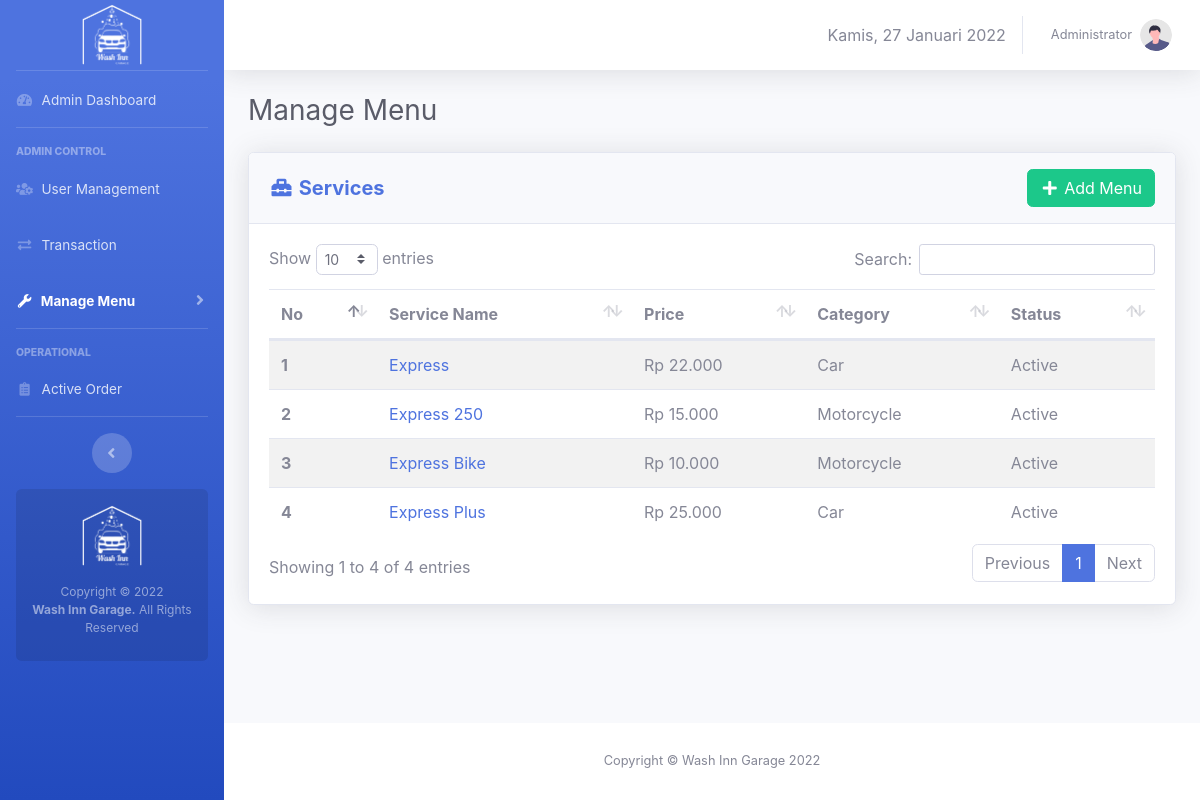
The app's page /admin/service-menu.php (signed in) with its own data.
### tables this page shows
CREATE TABLE `users` (
  `id` int(11) NOT NULL,
  `fullname` varchar(50) NOT NULL,
  `email` varchar(50) NOT NULL,
  `phone` varchar(15) NOT NULL DEFAULT 'n/a',
  `username` varchar(50) NOT NULL,
  `role` enum('admin','operator') NOT NULL,
  `password` varchar(255) NOT NULL
);

CREATE TABLE `menus` (
  `id` int(10) NOT NULL,
  `type` enum('service','merchandise','food','beverage') NOT NULL,
  `category` enum('Car','Motorcycle') DEFAULT NULL,
  `name` varchar(50) NOT NULL,
  `price` varchar(10) NOT NULL,
  `image` varchar(100) DEFAULT NULL,
  `description` varchar(1000) DEFAULT NULL,
  `stock` int(10) DEFAULT NULL,
  `status` enum('active','inactive','out of stock') NOT NULL
);

### core/init.php (called while the page is built, shortened)
<?php
if (!empty($_SERVER['HTTPS']) && ('on' == $_SERVER['HTTPS'])) {
  $home = 'https://';
} else {
  $home = 'http://';
}
$home   .= $_SERVER['HTTP_HOST'] .'/washinngarage';
$assets  = $home.'/assets';
?>

### admin/admin-only.php (called while the page is built)
<?php
	require_once '../core/init.php';
	if (isset($_SESSION['wig_user'])) {
		$username = $_SESSION['wig_user'];
		if (checkRole($username) != 'admin') {
			header("Location: ".$home."/operator/");
		}
	}else{
		header("Location: ".$home."/login.php");
	}
	$current_user = $_SESSION['wig_user']
?>

### core/user.php (called while the page is built, shortened)
<?php
function checkRole($username)
{
	global $link;
	$username = mysqli_real_escape_string($link, $username);
	$query = "SELECT role FROM users WHERE username = '$username'";
	$result = mysqli_query($link, $query);
	$data 	= mysqli_fetch_assoc($result);
	return $data['role'];
}
function getUserByUsername($username){
	global $link;
	$username = mysqli_real_escape_string($link, $username);
	$query = "SELECT * FROM users WHERE username = '$username'";
	$result = mysqli_query($link, $query);
	$data = mysqli_fetch_assoc($result);
	return $data;
}
 ?>

### admin/service-menu.php (the view, shortened to what this page needs)
<?php
	require_once 'admin-only.php';
    $i = 1;
    $query_getServices = "SELECT * FROM menus WHERE type = 'service'";
    $execute_getServices = mysqli_query($link, $query_getServices);
 ?>
 <!DOCTYPE html>
<html>
<head>
	<link rel="stylesheet" type="text/css" href="<?=$assets?>/css/sb-admin-2.min.css">
	<link href="<?=$assets?>/vendor/fontawesome-free/css/all.min.css" rel="stylesheet" type="text/css">
    <link href="<?=$assets?>/vendor/datatables/dataTables.bootstrap4.min.css" rel="stylesheet">
</head>
<body class="page-top">
    <div id="wrapper">
        <?php require_once 'view-template/sidebar.php'; ?>
        <div id="content-wrapper" class="d-flex flex-column">
            <div id="content">
                <?php require_once 'view-template/topbar.php'; ?>
                <div class="container-fluid">
                    <div class="d-sm-flex align-items-center justify-content-between mb-4">
                        <h1 class="h3 mb-0 text-gray-800">Manage Menu </h1>
                    </div>
                    <div class="row">
                        <div class="col-xl-12 col-lg-12" id="panelUtama">
                            <div class="card shadow mb-4">
                                <div
                                    class="card-header py-3 d-flex flex-row align-items-center justify-content-between">
                                    <h5 class="m-0 font-weight-bold text-primary"><i class="fas fa-toolbox fa-fw"></i> Services</h5>
                                    <a data-toggle="modal" data-target="#addMenuModal" class="btn btn-success"><i class="fas fa-plus fa-fw"></i> Add Menu</a>
                                </div>
                                <div class="card-body">
                                    <table class="table table-striped" id="services">
                                      <thead>
                                        <tr>
                                          <th scope="col">No</th>
                                          <th scope="col">Service Name</th>
                                          <th scope="col">Price</th>
                                          <th scope="col">Category</th>
                                          <th scope="col">Status</th>
                                        </tr>
                                      </thead>
                                      <tbody>
                                        <?php while ($service = mysqli_fetch_assoc($execute_getServices)) {
                                            $status = ($service['status'] == 'active')?'Active':'Inactive';
                                            $type = ($service['type'] == 'service')?'Service':'other';
                                            $price = 'Rp '.number_format($service['price'],0,',','.')
                                        ?>
                                        <tr onclick="openDetail('<?= $service['image'].'\',\''.$service['name'].'\',\''.$type.'\',\''.$service['category'].'\',\''.$price.'\',\''.$status.'\',\''.$service['description'].'\',\''.$service['id'].'\',\''.$service['price'] ?>')">
                                          <th scope="row"><?= $i ?></th>
                                          <td><a href="#"  class="text-decoration-none"><?= $service['name']?></a></td>
                                          <td><?= $price?></td>
                                          <td><?= $service['category'] ?></td>
                                          <td><?= $status ?></td>
                                        </tr>
                                        <?php $i++;} ?>
                                      </tbody>
                                    </table>
                                </div>
                            </div>
                        </div>
                    </div>
                </div>
            </div>
        <?php require_once "view-template/footer.php" ?>
        </div>
    </div>
</body>
</html>

### admin/view-template/topbar.php (shortened to what this page needs)
<?php
    $userdetail = getUserByUsername($current_user);
?>
<nav class="navbar navbar-expand navbar-light bg-white topbar mb-4 static-top shadow">
    <ul class="navbar-nav ml-auto">
        <li class="nav-item d-none d-lg-inline my-auto">
            <span id="tgl"></span>
        </li>
        <li class="nav-item dropdown no-arrow">
            <a class="nav-link dropdown-toggle" href="#" id="userDropdown" role="button"
                data-toggle="dropdown" aria-haspopup="true" aria-expanded="false">
                <span class="mr-2 d-none d-lg-inline text-gray-600 small"><?= $userdetail['fullname'] ?></span>
                <img class="img-profile rounded-circle"
                    src="<?=$assets?>/img/undraw_profile.svg">
            </a>
        </li>
    </ul>
</nav>

### records on screen
users: fullname "Administrator"
menus: name "Express", price "Rp 22.000", category "Car", status "Active"
menus: name "Express 250", price "Rp 15.000", category "Motorcycle", status "Active"
menus: name "Express Bike", price "Rp 10.000", category "Motorcycle", status "Active"
menus: name "Express Plus", price "Rp 25.000", category "Car", status "Active"
